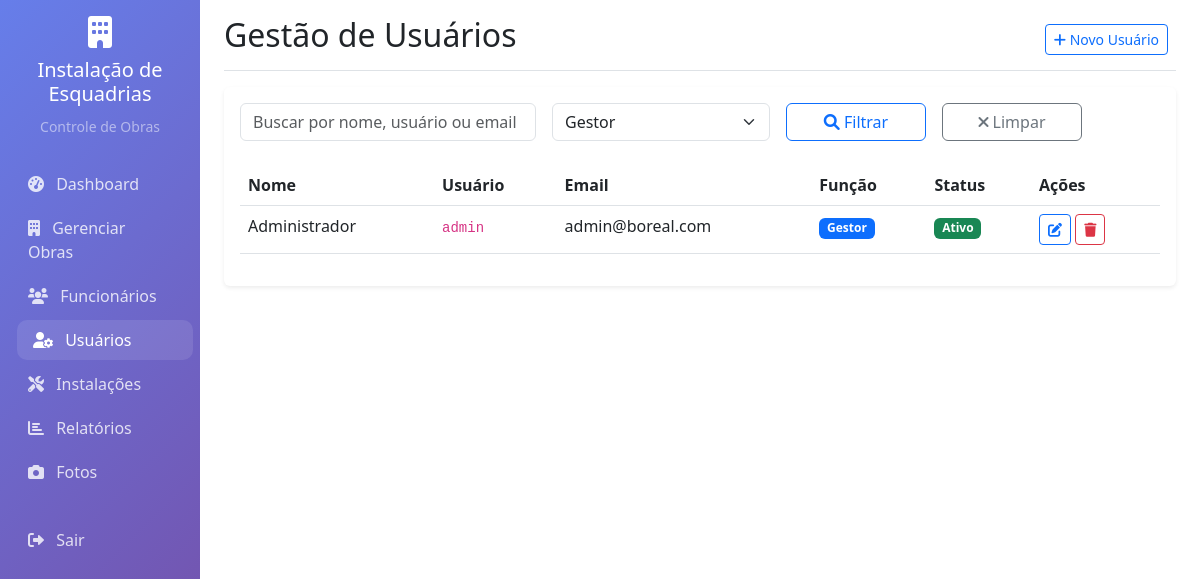
The page /usuarios.php?role=gestor (signed in) on the database its author committed.
### tables this page shows
CREATE TABLE IF NOT EXISTS `users` (
    `id` INT AUTO_INCREMENT PRIMARY KEY,
    `username` VARCHAR(50) UNIQUE NOT NULL,
    `password` VARCHAR(255) NOT NULL,
    `nome` VARCHAR(100) NOT NULL,
    `email` VARCHAR(100),
    `telefone` VARCHAR(20),
    `role` VARCHAR(20) NOT NULL DEFAULT 'funcionario' CHECK (`role` IN ('gestor', 'funcionario')),
    `active` BOOLEAN DEFAULT TRUE,
    `created_at` TIMESTAMP DEFAULT CURRENT_TIMESTAMP,
    `updated_at` TIMESTAMP DEFAULT CURRENT_TIMESTAMP ON UPDATE CURRENT_TIMESTAMP
);

### includes/functions.php (called while the page is built, shortened)
<?php
function isGestor() {
    return isset($_SESSION['role']) && $_SESSION['role'] === 'gestor';
}
?>

### config/database.php (called while the page is built, shortened)
<?php
try {
    $dsn = "mysql:host=" . DB_HOST . ";port=" . DB_PORT . ";dbname=" . DB_NAME . ";charset=" . DB_CHARSET;
    $options = [
        PDO::ATTR_ERRMODE => PDO::ERRMODE_EXCEPTION,
        PDO::ATTR_DEFAULT_FETCH_MODE => PDO::FETCH_ASSOC,
        PDO::ATTR_EMULATE_PREPARES => false,
    ];
    $pdo = new PDO($dsn, DB_USER, DB_PASS, $options);
} catch (PDOException $e) {
    error_log("FALHA CRÍTICA DE CONEXÃO COM O BANCO EXTERNO: " . $e->getMessage());
    die("Erro fatal: Não foi possível conectar ao banco de dados externo. Verifique a conexão com a internet e as credenciais.");
}
function executeQuery($sql, $params = []) {
    global $pdo;
    try {
        $stmt = $pdo->prepare($sql);
        $stmt->execute($params);
        return $stmt;
    } catch (PDOException $e) {
        error_log("Erro na query: " . $e->getMessage());
        return false;
    }
}
function fetchAll($sql, $params = []) {
    $stmt = executeQuery($sql, $params);
    return $stmt ? $stmt->fetchAll() : false;
}
?>

### usuarios.php (the view, shortened to what this page needs)
<?php
require_once 'config/database.php';
require_once 'includes/functions.php';
$search = $_GET['search'] ?? '';
$roleFilter = $_GET['role'] ?? '';
$whereClause = "WHERE 1=1";
$params = [];
if (!empty($roleFilter)) {
    $whereClause .= " AND role = ?";
    $params[] = $roleFilter;
}
$query = "SELECT * FROM users $whereClause ORDER BY nome ASC";
$usuarios = fetchAll($query, $params);
$roles = fetchAll("SELECT DISTINCT role FROM users WHERE role IS NOT NULL ORDER BY role");
?>
<!DOCTYPE html>
<html lang="pt-BR">
<head>
    <link href="https://cdn.jsdelivr.net/npm/bootstrap@5.3.0/dist/css/bootstrap.min.css" rel="stylesheet">
    <link href="https://cdnjs.cloudflare.com/ajax/libs/font-awesome/6.0.0/css/all.min.css" rel="stylesheet">
</head>
<body>
    <div class="container-fluid">
        <div class="row">
            <nav class="col-md-3 col-lg-2 d-md-block sidebar collapse">
                <div class="position-sticky pt-3">
                    <div class="text-center mb-4">
                        <i class="fas fa-building text-white" style="font-size: 2rem;"></i>
                        <h5 class="text-white mt-2">Instalação de Esquadrias</h5>
                        <small class="text-white-50">Controle de Obras</small>
                    </div>
                    <ul class="nav flex-column">
                        <li class="nav-item">
                            <a class="nav-link" href="dashboard.php">
                                <i class="fas fa-tachometer-alt me-2"></i>
                                Dashboard
                            </a>
                        </li>
                        <?php if (isGestor()): ?>
                        <li class="nav-item">
                            <a class="nav-link" href="obras.php">
                                <i class="fas fa-building me-2"></i>
                                Gerenciar Obras
                            </a>
                        </li>
                        <li class="nav-item">
                            <a class="nav-link" href="funcionarios.php">
                                <i class="fas fa-users me-2"></i>
                                Funcionários
                            </a>
                        </li>
                        <li class="nav-item">
                            <a class="nav-link active" href="usuarios.php">
                                <i class="fas fa-user-cog me-2"></i>
                                Usuários
                            </a>
                        </li>
                        <?php endif; ?>
                        <li class="nav-item">
                            <a class="nav-link" href="instalacoes.php">
                                <i class="fas fa-tools me-2"></i>
                                Instalações
                            </a>
                        </li>
                        <li class="nav-item">
                            <a class="nav-link" href="relatorios.php">
                                <i class="fas fa-chart-bar me-2"></i>
                                Relatórios
                            </a>
                        </li>
                        <li class="nav-item">
                            <a class="nav-link" href="fotos.php">
                                <i class="fas fa-camera me-2"></i>
                                Fotos
                            </a>
                        </li>
                        <li class="nav-item mt-4">
                            <a class="nav-link" href="logout.php">
                                <i class="fas fa-sign-out-alt me-2"></i>
                                Sair
                            </a>
                        </li>
                    </ul>
                </div>
            </nav>
            <main class="col-md-9 ms-sm-auto col-lg-10 px-md-4">
                <div class="d-flex justify-content-between flex-wrap flex-md-nowrap align-items-center pt-3 pb-2 mb-3 border-bottom">
                    <h1 class="h2">Gestão de Usuários</h1>
                    <div class="btn-toolbar mb-2 mb-md-0">
                        <div class="btn-group me-2">
                            <button class="btn btn-sm btn-outline-primary" data-bs-toggle="modal" data-bs-target="#createUserModal">
                                <i class="fas fa-plus"></i> Novo Usuário
                            </button>
                        </div>
                    </div>
                </div>
                <div class="card">
                    <div class="card-body">
                        <form method="GET" class="row g-3 mb-4">
                            <div class="col-md-4">
                                <input type="text" class="form-control" name="search" placeholder="Buscar por nome, usuário ou email" value="<?php echo htmlspecialchars($search); ?>">
                            </div>
                            <div class="col-md-3">
                                <select class="form-select" name="role">
                                    <?php foreach ($roles as $role): ?>
                                        <option value="<?php echo htmlspecialchars($role['role']); ?>" <?php echo $roleFilter === $role['role'] ? 'selected' : ''; ?>>
                                            <?php echo ucfirst(htmlspecialchars($role['role'])); ?>
                                        </option>
                                    <?php endforeach; ?>
                                </select>
                            </div>
                            <div class="col-md-2">
                                <button type="submit" class="btn btn-outline-primary w-100">
                                    <i class="fas fa-search"></i> Filtrar
                                </button>
                            </div>
                            <div class="col-md-2">
                                <a href="usuarios.php" class="btn btn-outline-secondary w-100">
                                    <i class="fas fa-times"></i> Limpar
                                </a>
                            </div>
                        </form>
                        <div class="table-responsive">
                            <table class="table table-hover">
                                <thead>
                                    <tr>
                                        <th>Nome</th>
                                        <th>Usuário</th>
                                        <th>Email</th>
                                        <th>Função</th>
                                        <th>Status</th>
                                        <th>Ações</th>
                                    </tr>
                                </thead>
                                <tbody>
                                    <?php if (empty($usuarios)): ?>
                                        <tr>
                                            <td colspan="6" class="text-center text-muted">
                                                <i class="fas fa-info-circle"></i> Nenhum usuário encontrado
                                            </td>
                                        </tr>
                                    <?php else: ?>
                                        <?php foreach ($usuarios as $usuario): ?>
                                            <tr>
                                                <td><?php echo htmlspecialchars($usuario['nome']); ?></td>
                                                <td><code><?php echo htmlspecialchars($usuario['username']); ?></code></td>
                                                <td><?php echo htmlspecialchars($usuario['email']); ?></td>
                                                <td>
                                                    <span class="badge bg-<?php echo $usuario['role'] === 'gestor' ? 'primary' : 'secondary'; ?>">
                                                        <?php echo ucfirst(htmlspecialchars($usuario['role'])); ?>
                                                    </span>
                                                </td>
                                                <td>
                                                    <span class="badge bg-<?php echo $usuario['active'] ? 'success' : 'danger'; ?>">
                                                        <?php echo $usuario['active'] ? 'Ativo' : 'Inativo'; ?>
                                                    </span>
                                                </td>
                                                <td>
                                                    <button class="btn btn-sm btn-outline-primary" onclick="editUser(<?php echo htmlspecialchars(json_encode($usuario)); ?>)">
                                                        <i class="fas fa-edit"></i>
                                                    </button>
                                                    <button class="btn btn-sm btn-outline-danger" onclick="deleteUser(<?php echo $usuario['id']; ?>, '<?php echo htmlspecialchars($usuario['nome']); ?>')">
                                                        <i class="fas fa-trash"></i>
                                                    </button>
                                                </td>
                                            </tr>
                                        <?php endforeach; ?>
                                    <?php endif; ?>
                                </tbody>
                            </table>
                        </div>
                    </div>
                </div>
            </main>
        </div>
    </div>
</body>
</html>

### usuarios.php (style rules this page uses)
.sidebar { min-height: 100vh; background: linear-gradient(135deg, #667eea 0%, #764ba2 100%); }
.sidebar .nav-link { color: rgba(255,255,255,0.8); border-radius: 10px; margin: 2px 0; transition: all 0.3s; }
.sidebar .nav-link:hover, .sidebar .nav-link.active { color: white; background: rgba(255,255,255,0.1); transform: translateX(5px); }
.card { border: none; box-shadow: 0 0.125rem 0.25rem rgba(0, 0, 0, 0.075); }

### rows shown on the page
users: nome "Administrador", username "admin", email "admin@boreal.com", role "Gestor", active "Ativo"

### other values the page prints
form field role "Gestor"
